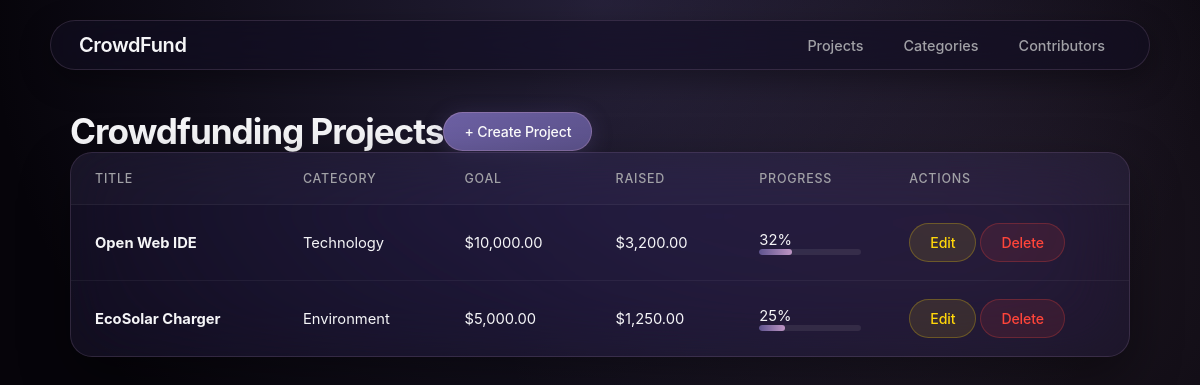
The page / on the database its author committed.
### tables this page shows
CREATE TABLE IF NOT EXISTS project (
    id INT AUTO_INCREMENT PRIMARY KEY,
    title VARCHAR(150) NOT NULL,
    description TEXT NOT NULL,
    goal_amount DECIMAL(12, 2) NOT NULL DEFAULT 0.00,
    raised_amount DECIMAL(12, 2) NOT NULL DEFAULT 0.00,
    category_id INT NOT NULL,
    created_at TIMESTAMP DEFAULT CURRENT_TIMESTAMP,
    CONSTRAINT fk_project_category 
        FOREIGN KEY (category_id) REFERENCES project_category(id) 
        ON DELETE CASCADE ON UPDATE CASCADE
);

CREATE TABLE IF NOT EXISTS project_category (
    id INT AUTO_INCREMENT PRIMARY KEY,
    name VARCHAR(100) NOT NULL,
    description TEXT NULL,
    created_at TIMESTAMP DEFAULT CURRENT_TIMESTAMP
);

### index.php (the view, shortened to what this page needs)
<?php
require_once 'config/database.php';
$sql = "SELECT p.*, c.name AS category_name
        FROM project p
        JOIN project_category c ON p.category_id = c.id
        ORDER BY p.id DESC";
$projects = $pdo->query($sql)->fetchAll();
?>
<!DOCTYPE html>
<html lang="en">
<head>
    <link rel="stylesheet" href="css/style.css">
</head>
<body>
    <header class="glass-nav">
        <nav class="container">
            <div class="logo">CrowdFund</div>
            <ul>
                <li><a href="index.php">Projects</a></li>
                <li><a href="categories.php">Categories</a></li>
                <li><a href="contributors.php">Contributors</a></li>
            </ul>
        </nav>
    </header>
    <main class="container">
        <div style="display:flex; justify-style:space-between; align-items:center;">
            <h1 class="page-title">Crowdfunding Projects</h1>
            <button class="btn btn-primary" onclick="openModal('addProjectModal')">+ Create Project</button>
        </div>
        <div class="glass-table-container">
            <table>
                <thead>
                    <tr>
                        <th>Title</th>
                        <th>Category</th>
                        <th>Goal</th>
                        <th>Raised</th>
                        <th>Progress</th>
                        <th>Actions</th>
                    </tr>
                </thead>
                <tbody>
                    <?php foreach ($projects as $proj):
                        $pct = $proj['goal_amount'] > 0 ? min(100, round(($proj['raised_amount'] / $proj['goal_amount']) * 100)) : 0;
                    ?>
                    <tr>
                        <td><strong><?= htmlspecialchars($proj['title']) ?></strong></td>
                        <td><?= htmlspecialchars($proj['category_name']) ?></td>
                        <td>$<?= number_format($proj['goal_amount'], 2) ?></td>
                        <td>$<?= number_format($proj['raised_amount'], 2) ?></td>
                        <td style="width: 150px;">
                            <span><?= $pct ?>%</span>
                            <div class="progress-bar-bg">
                                <div class="progress-bar-fill" style="width: <?= $pct ?>%;"></div>
                            </div>
                        </td>
                        <td>
                            <button class="btn btn-warning" onclick="editProject(<?= $proj['id'] ?>, '<?= addslashes(htmlspecialchars($proj['title'])) ?>', '<?= addslashes(htmlspecialchars($proj['description'])) ?>', <?= $proj['goal_amount'] ?>, <?= $proj['category_id'] ?>)">Edit</button>
                            <a href="index.php?delete=<?= $proj['id'] ?>" class="btn btn-danger" onclick="return confirm('Delete project?')">Delete</a>
                        </td>
                    </tr>
                    <?php endforeach; ?>
                </tbody>
            </table>
        </div>
    </main>
</body>
</html>

### css/style.css (style rules this page uses)
:root { --dark-tone: #5e548e; --light-tone: #be95c4; --bg-dark: #0b0914; --glass-bg: rgba(26, 21, 43, 0.45); --glass-card: rgba(42, 35, 71, 0.35); --glass-border: rgba(190, 149, 196, 0.18); --glass-border-hover: rgba(190, 149, 196, 0.35); --text-primary: #f5f5f7; --text-secondary: #a1a1a6; --text-accent: #be95c4; --danger-color: #ff453a; --warning-color: #ffd60a; --success-color: #30d158; }
* { box-sizing: border-box; margin: 0; padding: 0; font-family: -apple-system, BlinkMacSystemFont, "SF Pro Display", "SF Pro Text", "Inter", sans-serif; -webkit-font-smoothing: antialiased; -moz-osx-font-smoothing: grayscale; }
body { background: #06040a; background-image: radial-gradient(circle at 50% 0%, rgba(94, 84, 142, 0.35) 0%, transparent 60%), radial-gradient(circle at 85% 30%, rgba(190, 149, 196, 0.12) 0%, transparent 45%); background-attachment: fixed; color: var(--text-primary); min-height: 100vh; padding-bottom: 80px; }
header.glass-nav { position: sticky; top: 20px; z-index: 1000; width: calc(100% - 40px); max-width: 1100px; margin: 20px auto 40px auto; }
nav.container { background: rgba(18, 14, 32, 0.65); backdrop-filter: blur(25px) saturate(180%); -webkit-backdrop-filter: blur(25px) saturate(180%); border: 1px solid var(--glass-border); border-radius: 999px; padding: 12px 28px; display: flex; justify-content: space-between; align-items: center; box-shadow: 0 10px 30px rgba(0, 0, 0, 0.35); }
.logo { color: var(--text-primary); font-size: 1.25rem; font-weight: 600; letter-spacing: -0.02em; }
nav ul { display: flex; list-style: none; gap: 8px; }
nav a { color: var(--text-secondary); text-decoration: none; font-weight: 500; font-size: 0.9rem; padding: 8px 16px; border-radius: 999px; transition: all 0.25s cubic-bezier(0.16, 1, 0.3, 1); }
.container { max-width: 1100px; margin: 0 auto; padding: 0 20px; }
.page-title { color: var(--text-primary); font-size: 2.2rem; font-weight: 700; letter-spacing: -0.03em; }
.btn { padding: 10px 20px; border-radius: 999px; cursor: pointer; font-weight: 500; font-size: 0.88rem; letter-spacing: -0.01em; transition: all 0.25s cubic-bezier(0.16, 1, 0.3, 1); text-decoration: none; display: inline-flex; align-items: center; justify-content: center; border: 1px solid transparent; }
.btn-primary { background: linear-gradient(135deg, #6c60a3 0%, var(--dark-tone) 100%); color: #ffffff; border: 1px solid rgba(190, 149, 196, 0.4); box-shadow: 0 4px 20px rgba(94, 84, 142, 0.35); }
.btn-warning { background: rgba(255, 214, 10, 0.1); color: var(--warning-color); border: 1px solid rgba(255, 214, 10, 0.25); }
.btn-danger { background: rgba(255, 69, 58, 0.1); color: var(--danger-color); border: 1px solid rgba(255, 69, 58, 0.25); }
.glass-table-container { background: var(--glass-card); backdrop-filter: blur(30px) saturate(190%); -webkit-backdrop-filter: blur(30px) saturate(190%); border: 1px solid var(--glass-border); border-radius: 22px; overflow: hidden; box-shadow: 0 20px 50px rgba(0, 0, 0, 0.4); }
table { width: 100%; border-collapse: collapse; text-align: left; }
th, td { padding: 18px 24px; border-bottom: 1px solid rgba(255, 255, 255, 0.05); font-size: 0.92rem; }
th { color: var(--text-secondary); background: rgba(255, 255, 255, 0.02); font-weight: 500; font-size: 0.78rem; text-transform: uppercase; letter-spacing: 0.06em; }
tr { transition: background 0.2s ease; }
tr:last-child td { border-bottom: none; }
.progress-bar-bg { background: rgba(255, 255, 255, 0.08); height: 6px; border-radius: 999px; overflow: hidden; }
.progress-bar-fill { background: linear-gradient(90deg, var(--dark-tone), var(--light-tone)); height: 100%; border-radius: 999px; transition: width 0.6s cubic-bezier(0.16, 1, 0.3, 1); }

### rows shown on the page
project: title "Open Web IDE", category.name "Technology", goal_amount "10,000.00", raised_amount "3,200.00", pct "32"
project: title "EcoSolar Charger", category.name "Environment", goal_amount "5,000.00", raised_amount "1,250.00", pct "25"
